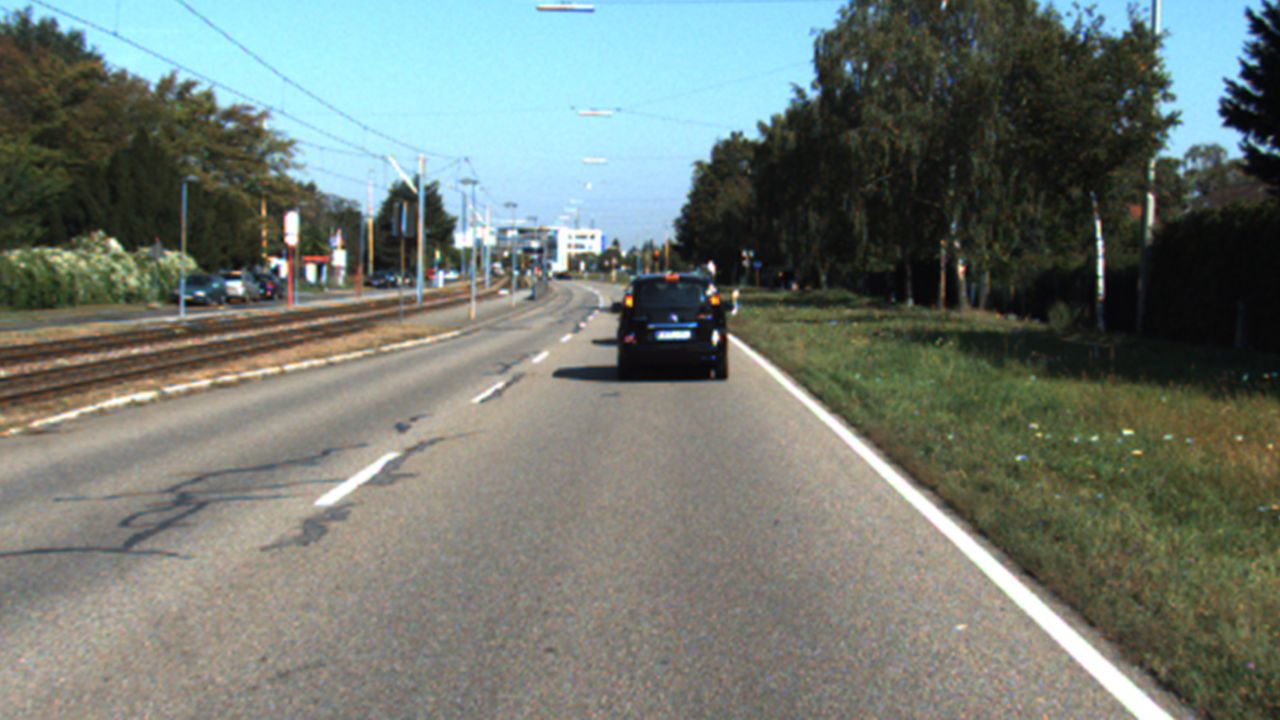
#> input picture img/KITTI/image009.jpg, 1280 x 720 px, given in place of project_video.mp4, which was not available
$ python realtime_lane_detection.py   (older library calls are emulated)
#> lines starting #> are read from the running program, lines starting #| are printed output that depends on the picture; after the words box and inside, x2 and y2 are one past the last pixel; in counts of white or black regions, pixels touching at a corner belong together; pictures that were not available may be replaced by others from this repository, and a replacement may not be noted
import cv2 as cv
import numpy as np
import time

####################  Apply_area  #########################
# Calculate points for lanes
# [53 lines left out: functions calc_lanes, calc_area, not called in this run]


####################  Curve_fitting  #########################
# number of windows for sliding windows
nwindows = 180

# Calculate radius for two lines
def calc_radius(left_fit, right_fit, leftx, rightx):
    global last_r
    # Functions for curves by polyfit
    left_fitx = left_fit[0]*leftx**2 + left_fit[1]*leftx + left_fit[2]
    right_fitx = right_fit[0]*rightx**2 + right_fit[1]*rightx + right_fit[2]

    # Calculate functions again with meters for values
    left_fit_curve = np.polyfit(leftx*x_m_per_pix, left_fitx*y_m_per_pix, deg=2)
    right_fit_curve = np.polyfit(rightx*x_m_per_pix, right_fitx*y_m_per_pix, deg=2)

    # radius of curve
    left = cal_r(left_fit_curve, leftx)
    right = cal_r(right_fit_curve, rightx)

    # Take average from last radius and current radius (if last_r is not None)
    if (last_r != None):
        radius = round(np.mean([left, right, last_r]),0)
    else:
        radius = round(np.mean([left, right]),0)

    # Save current radius for next calculation
    last_r = round(np.mean([left, right]),0)
    return radius

# Calculate curves of lanes with polyfit function
def calc_curve(leftx, rightx, img):
    y = np.linspace(len(img), 0, nwindows+1).astype(int)
    left = np.polyfit(leftx, y, deg=2)
    right = np.polyfit(rightx , y, deg=2)
    # Calculate radius for curves
    radius = calc_radius(left, right, leftx, rightx)
    return left, right, radius


####################  Sliding_windows  #########################
# number of windows for sliding windows
def sliding_windows(warped_img, margin=200, minimum=30):
    # Histogram for image
    hist = np.sum(warped_img[warped_img.shape[0]//2:, :], axis=0)

    # Take peaks from left and right side of histogramm for starting points and add half margin
    mid = np.int(hist.shape[0] // 2)
    leftx_start = np.argmax(hist[:mid]) - margin // 2
    rightx_start = np.argmax(hist[mid:]) + mid + margin // 2

    # Window height based on number of windows
    window_height = np.int(warped_img.shape[0] // nwindows)

    # Calc points that are not zero in images
    nonzero = warped_img.nonzero()
    nonzeroy = np.array(nonzero[0])
    nonzerox = np.array(nonzero[1])

    # Initialize current positions for windows
    leftx_current = leftx_start
    rightx_current = rightx_start

    # Initialize values to be returned -> centers of windows
    lefts_good = np.empty(shape=(1,1), dtype=int)
    rights_good = np.empty(shape=(1,1), dtype=int)

    # Go through every window
    for window in range(nwindows):
        # Identify window boundaries in x and y (and right and left)
        win_y_low = warped_img.shape[0] - (window + 1) * window_height
        win_y_high = warped_img.shape[0] - window*window_height

        # Calculate boundaries of the window
        win_xleft_low = leftx_current - margin
        win_xleft_high = leftx_current + margin
        win_xright_low =  rightx_current - margin
        win_xright_high = rightx_current + margin

        # Identify the pixels that are not zero within window
        left_inds = ((nonzeroy >= win_y_low ) & (nonzeroy < win_y_high) & (nonzerox >= win_xleft_low) & (nonzerox < win_xleft_high)).nonzero()[0]
        right_inds = ((nonzeroy >= win_y_low ) & (nonzeroy < win_y_high) & (nonzerox >= win_xright_low) & (nonzerox < win_xright_high)).nonzero()[0]

        # If more than minimum pixels are found -> recenter next window
        if len(left_inds) > minimum:
            leftx_current = np.int(np.mean(nonzerox[left_inds]))
        if len(right_inds) > minimum:
            rightx_current = np.int(np.mean(nonzerox[right_inds]))

        # Add centers of windows to array
        lefts_good = np.append(lefts_good, leftx_current)
        rights_good = np.append(rights_good, rightx_current)
    return mid, lefts_good, rights_good


####################  Filters  #########################
# Kernels for filter operations
kernel_small = np.array([[0, 1, 0], [1, 1, 1], [0, 1, 0]], 'uint8')
kernel_large = np.array([[0, 1, 1, 1, 0], [1, 1, 1, 1, 1], [1, 1, 1, 1, 1], [1, 1, 1, 1, 1], [0, 1, 1, 1, 0]], 'uint8')

# Convert image to yellow and white color space
def color_space(img):
    # Convert image to HSV
    img_hsv = cv.cvtColor(img, cv.COLOR_BGR2HSV)
    # Colorspace "yellow" in HSV: (15-40, 80-255, 160-255)
    mask_yellow = cv.inRange(img_hsv, (15, 80, 160), (40, 255, 255))
    # Colorspace "white" in HSV: (0-255, 0-20, 200-255)
    mask_white = cv.inRange(img_hsv, (0, 0, 200), (255, 20, 255))
    # Merge white and yellow masks
    masks = cv.bitwise_or(mask_yellow, mask_white)
    # Return image in gray
    return cv.cvtColor(cv.bitwise_and(img, img, mask=masks), cv.COLOR_BGR2GRAY)

# Apply canny filter to image
# [9 lines left out: function canny_space, not called in this run]

# Dilate image (Expands the shapes of the image)
def dilate(img, iterations):
    return cv.dilate(img, kernel_small, iterations=iterations)

# Erode image (Reduces the shapes of the image)
def erode(img, iterations):
    return cv.erode(img, kernel_small, iterations=iterations)

# Close image (Removes noises)
def close(img, iterations):
    return cv.morphologyEx(img, cv.MORPH_CLOSE, kernel_large, iterations=iterations)


####################  Manipulation  #########################
# Source and destination for perspective transformation
src = np.array([[598, 448], [684, 448], [1026, 668], [278, 668]], np.float32)
dst = np.array([[300, 0], [980, 0], [980, 720], [300, 720]], np.float32)

# Warp image perspective
def warp(img, src=src, dst=dst):
    M = cv.getPerspectiveTransform(src, dst)
    return cv.warpPerspective(img, M, (img.shape[1], img.shape[0]))

# Crop image for region of interest
# [15 lines left out: functions crop, merge, not called in this run]

# Overlay two images
def overlay(img, overlay):
    img[np.where(overlay!=0)] = [0,255,0]
    return img

# Overlay two images with alpha
def overlay_alpha(img, overlay):
    return cv.addWeighted(img, 1, overlay.astype(np.uint8), 0.5, 0.0)


####################  Car_detection  #########################
# Import haar features for car detection - credits to Kelbu (https://github.com/Kalebu/Real-time-Vehicle-Dection-Python)
cars_cascade = cv.CascadeClassifier('assets/haarcascade_car.xml')

# Detection of cars
def detect_cars(frame):
    cars = cars_cascade.detectMultiScale(frame, 1.15, 4)
    return cars

# Highlight cars -> Put rectangle and text around them
# [6 lines left out: function highlight_cars, not called in this run]


####################  Realtime_lane_detection  #########################
# Open video file
video_file = 'project'
cap = cv.VideoCapture('./img/Udacity/' + video_file + '_video.mp4')

# Manually turn car detection on or off
CAR_DETECTION = False

# If challenge video is played -> Define different points for transformation
CHALLENGE = (video_file == 'challenge')
if(CHALLENGE):
  src = np.array([[600, 480], [760, 480], [1026, 700], [278, 700]], np.float32)
  dst = np.array([[300, 0], [980, 0], [980, 720], [300, 720]], np.float32)

# Check if camera opened successfully
if (cap.isOpened() == False):
  print("Error opening video stream or file")

# Start timer for fps counter
start_timer = time.time() - 0.01
frame_count = -1

# Read every frame
while(cap.isOpened()):
  ret, frame = cap.read()
#> frame is the input picture: shape (720, 1280, 3); mean B, G, R 113.6, 120.7, 112.6

  # Check if there is another frame
  if (frame is None):
    break
  orig = frame.copy()

  # Calculate Frame rate
  frame_count += 1
  ellapsed_time = time.time() - start_timer
  frame_rate = frame_count / ellapsed_time

  # Calculate curve area only every fifth frame for performance reasons
  if (frame_count % 5 == 0):
    # Detect cars if car detection is on
    if (CAR_DETECTION):
      cars = detect_cars(frame)

    # Step 1: Warp image
    frame = warp(frame, src, dst)
#> in warp, `return cv.warpPerspective(img, M, (img.shape[1], img.shape[0]))`:
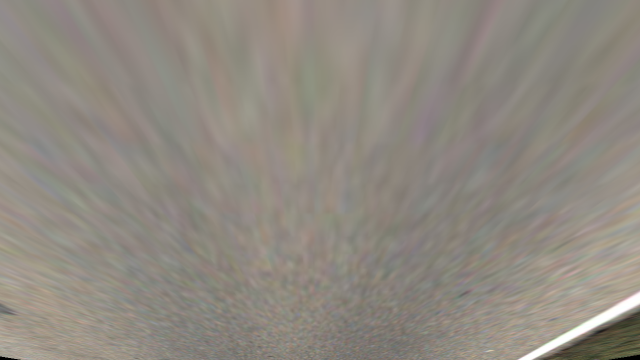
#> returned value: shape (720, 1280, 3) (shown at 1/2 size); mean of channels 0, 1, 2 128.6, 137.3, 143.2; drawn as B, G, R

    # Step 2: Apply color mask and close image for get rid of small distrubances
    color = color_space(frame)
#> in color_space, `mask_white = cv.inRange(img_hsv, (0, 0, 200), (255, 20, 255))`:
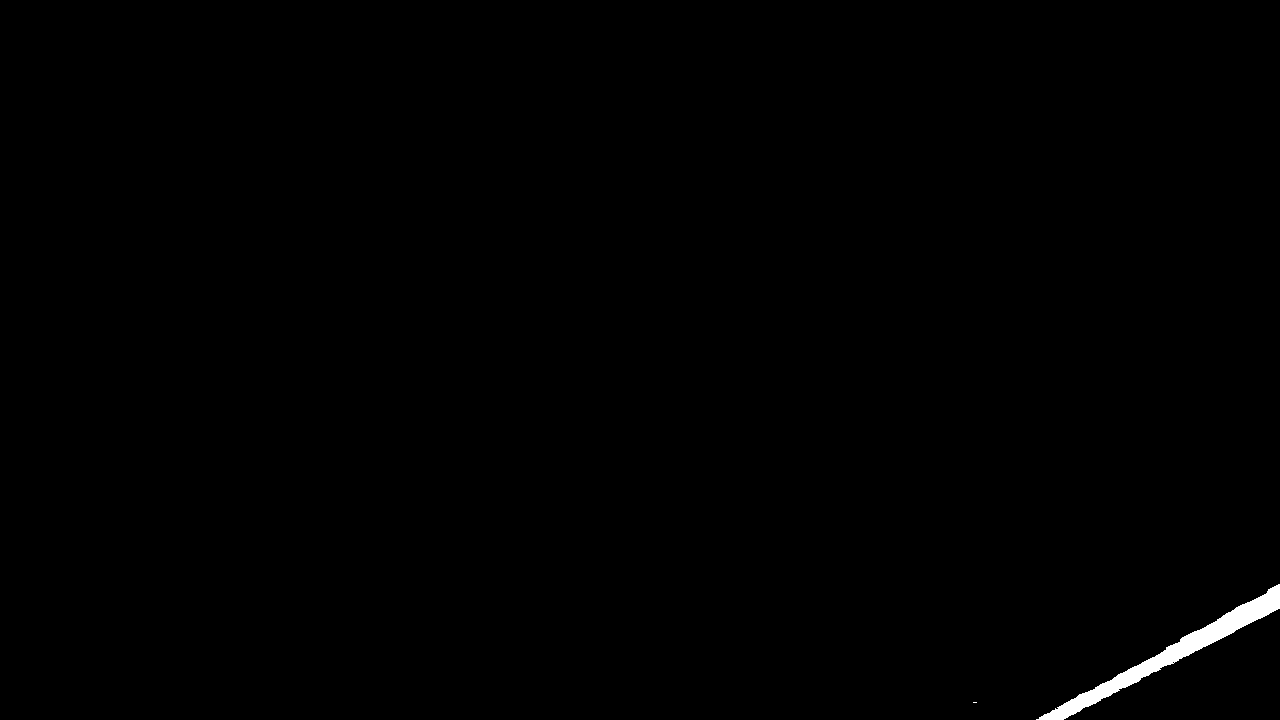
#> mask_white: shape (720, 1280); 0.47% white; 2 white regions (1 under 20 px), largest, box (x1, y1, x2, y2) and area: (1036, 584, 1280, 720) 4331
    color = close(color, 10)

    # For challenge video: dilate and crop color mask
    if(CHALLENGE):
      color = dilate(color, 10)
      ROI = np.array([[(525, 360), (1150, 340), (1150, 720), (900, 720) , (700, 550), (350, 720), (115, 720)]], dtype=np.int32)
      color = crop(color, ROI)

    # Step 3: Sliding windows to get curve points
    midpoint, lefts, rights = sliding_windows(color)
#> in sliding_windows, `hist = np.sum(warped_img[warped_img.shape[0]//2:, :], axis=0)`: hist = 1280 values, max 7451 at index 1279, min 0 at index 0, mean 903.1
#> in sliding_windows, `leftx_start = np.argmax(hist[:mid]) - margin // 2`: leftx_start = -100
#> in sliding_windows, `rightx_start = np.argmax(hist[mid:]) + mid + margin // 2`: rightx_start = 1379
#> in sliding_windows, `nonzero = warped_img.nonzero()`: nonzero = 4641 positions, rows 584 to 719, columns 973 to 1279
#> in sliding_windows, `nonzeroy = np.array(nonzero[0])`: nonzeroy = 4641 values from 584 to 719
#> in sliding_windows, `nonzerox = np.array(nonzero[1])`: nonzerox = 4641 values, max 1279 at index 1, min 973 at index 3871, mean 1169.9
#> in sliding_windows, `leftx_current = leftx_start`: leftx_current = -100
#> in sliding_windows, `rightx_current = rightx_start`: rightx_current = 1379
#> the loop in sliding_windows, `for window in range(nwindows):` made 180 passes
#> (win_xright_low, win_xright_high, rightx_current) on passes 17 to 24: (1179, 1579, 1184), (984, 1384, 1180), (980, 1380, 1187), (987, 1387, 1195), (995, 1395, 1201), (1001, 1401, 1209), (1009, 1409, 1217), (1017, 1417, 1225)
#> after the loop in sliding_windows, `for window in range(nwindows):`: lefts_good = 181 values, max 4707587817046278144 at index 0, min -100 at index 1, mean 2.6e+16; rights_good = 181 values, max 1379 at index 1, min 0 at index 0, mean 1271.3
#> midpoint = 640; lefts has the same summary as lefts_good in sliding_windows; rights has the same summary as rights_good in sliding_windows

    # Step 4: Calculate curve and radius
    left_fit, right_fit, radius = calc_curve(lefts, rights, orig)
#> in calc_curve, `y = np.linspace(len(img), 0, nwindows+1).astype(int)`: y = 181 values, max 720 at index 0, min 0 at index 180, mean 360
#> in calc_curve, `left = np.polyfit(leftx, y, deg=2)`: left = [8.17e-36, 3.84e-17, 358]
#> in calc_curve, `right = np.polyfit(rightx , y, deg=2)`: right = [0.00154, -2.28, 748.6]
#> in calc_radius, `left_fitx = left_fit[0]*leftx**2 + left_fit[1]*leftx + left_fit[2]`: left_fitx = 181 values, max 539 at index 0, min 358 at index 1, mean 359
#> in calc_radius, `right_fitx = right_fit[0]*rightx**2 + right_fit[1]*rightx + right_fit[2]`: right_fitx = 181 values, max 748.6 at index 0, min 207.3 at index 18, mean 360
#> (the run stopped early here; a loop or call above may not have finished)

$ run again, on img/KITTI/image010.jpg
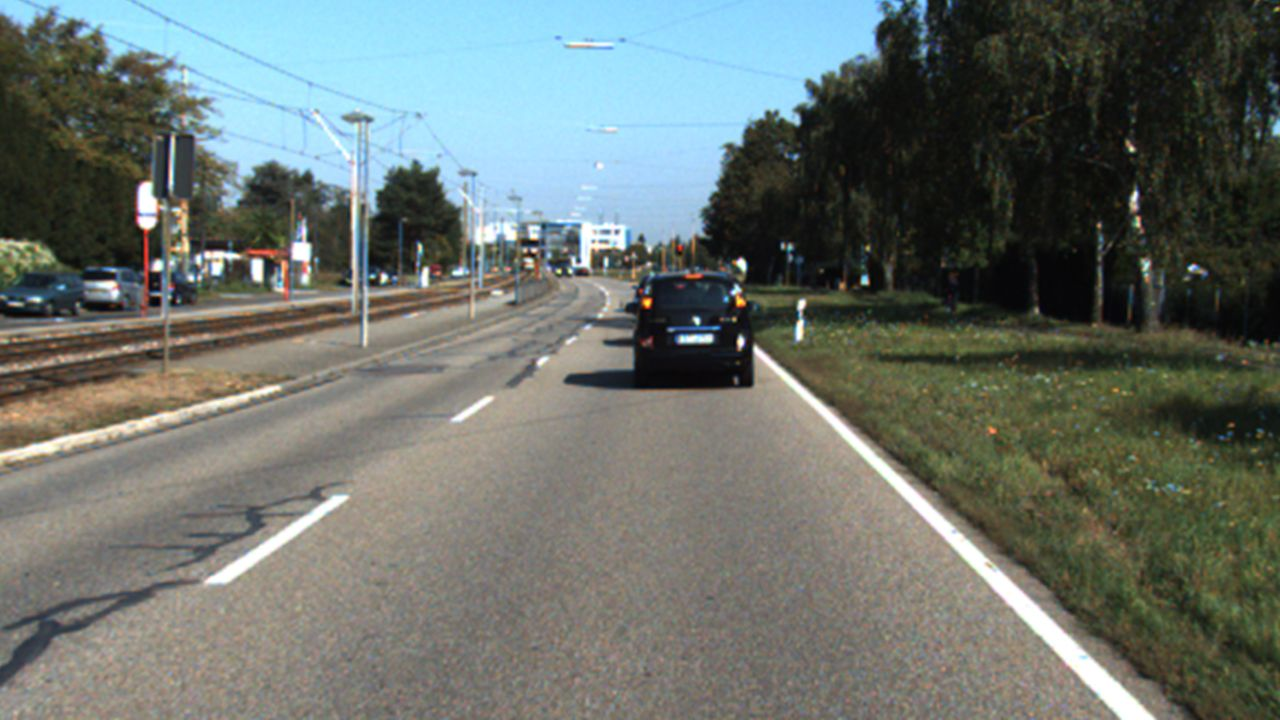
#> input picture img/KITTI/image010.jpg, 1280 x 720 px, given in place of project_video.mp4, which was not available
#> frame is the input picture: shape (720, 1280, 3); mean B, G, R 107.7, 113.2, 106.2
#> in warp, `return cv.warpPerspective(img, M, (img.shape[1], img.shape[0]))`:
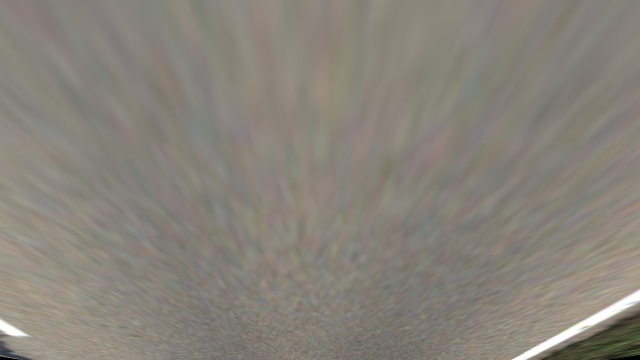
#> returned value: shape (720, 1280, 3) (shown at 1/2 size); mean of channels 0, 1, 2 122, 130.6, 135.7; drawn as B, G, R
#> img_hsv: shape (720, 1280, 3); mean H, S, V 21.2, 26.3, 135.9
#> mask_yellow: shape (720, 1280); every value is 0
#> in color_space, `mask_white = cv.inRange(img_hsv, (0, 0, 200), (255, 20, 255))`:
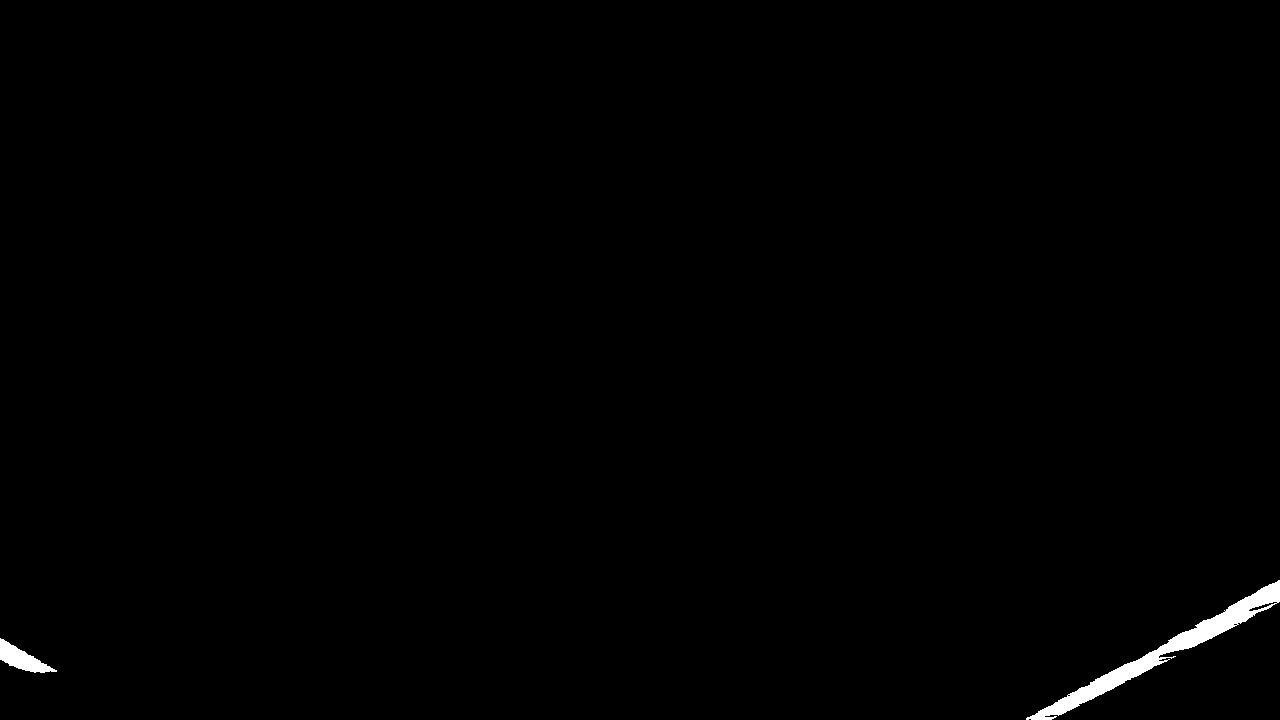
#> mask_white: shape (720, 1280); 0.57% white; 2 white regions, box (x1, y1, x2, y2) and area: (1026, 580, 1280, 720) 4388, (0, 638, 57, 673) 860
#> hist = 1280 values, max 7742 at index 1079, min 0 at index 57, mean 1121.2
#> leftx_start = -100
#> rightx_start = 1179
#> nonzero = 5816 positions, rows 580 to 719, columns 0 to 1279
#> nonzeroy = 5816 values from 580 to 719
#> nonzerox = 5816 values, max 1279 at index 1, min 0 at index 1973, mean 984.8
#> in sliding_windows, `leftx_current = leftx_start`: leftx_current = -100
#> in sliding_windows, `rightx_current = rightx_start`: rightx_current = 1179
#> the loop in sliding_windows, `for window in range(nwindows):` made 180 passes
#> (win_xleft_low, win_xleft_high, win_xright_low, win_xright_high, rightx_current, lefts_good, rights_good) on passes 1 to 3: (-300, 100, 979, 1379, 1054, [4707908247376363520, -100], [0, 1054]), (-300, 100, 854, 1254, 1057, [4707908247376363520, -100, -100], [0, 1054, 1057]), (-300, 100, 857, 1257, 1061, [4707908247376363520, -100, -100, -100], [0, 1054, 1057, 1061])
#> after the loop in sliding_windows, `for window in range(nwindows):`: lefts_good = 181 values, max 4707908247376363520 at index 0, min -100 at index 1, mean 2.6e+16; rights_good = 181 values from 0 to 1272
#> midpoint = 640; lefts has the same summary as lefts_good in sliding_windows; rights = 181 values from 0 to 1272
#> y = 181 values, max 720 at index 0, min 0 at index 180, mean 360
#> left = [8.17e-36, 3.84e-17, 358]
#> right = [-0.00191, 2.12, 707.4]
#> left_fitx = 181 values, max 539 at index 0, min 358 at index 1, mean 359
#> right_fitx = 181 values, max 816.3 at index 1, min 308.4 at index 34, mean 360
